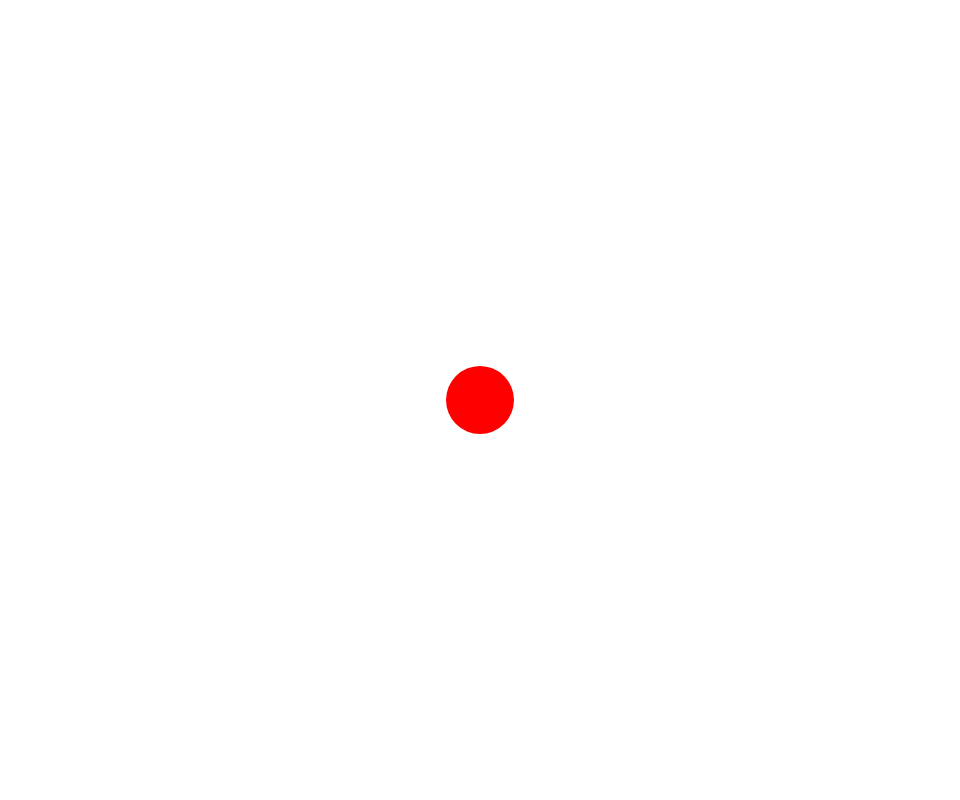
Frame 1 (no input)
Frame 60 (no input): identical to frame 1, image omitted
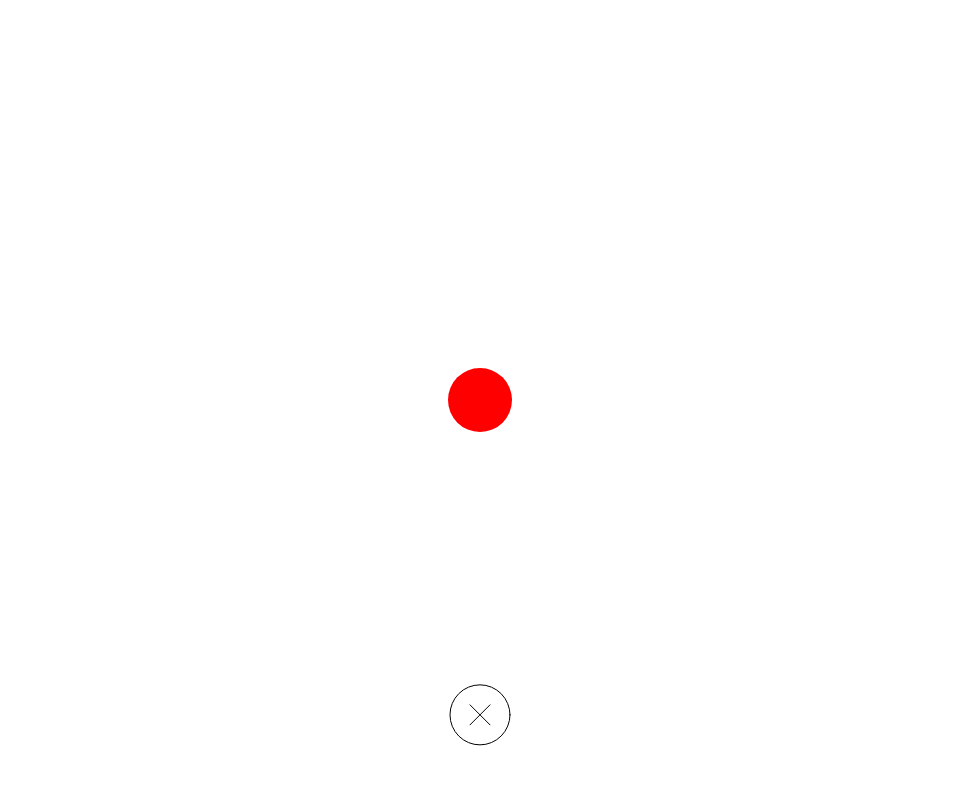
Frame 120 (the mouse pressed at the canvas centre since frame 60)

The p5.js sketch that drew these frames (run headless with seeded random() and noise() and a simulated clock; from frame 60 on, the mouse is pressed at the canvas centre):

// p5.js sketch
// ── sketch.js
var cnv, mousePos, bubble, remBubble, rad;

function vectorEquals(v1, v2) {
  return p5.Vector.sub(v2, v1).mag() < 0.001;
}

function centerCanvas() {
  cnv = createCanvas(0.8 * windowWidth, 0.8 * windowHeight);
  var x = (windowWidth - width) / 2;
  var y = (windowHeight - height) / 2;
  cnv.position(x, y);
}

function windowResized() {
  centerCanvas();
}

var last, remRad;

function setup() {
  centerCanvas();
  noStroke();
  ellipseMode(RADIUS);

  bubble = new Bubble(width / 2, height / 2, 0.5, 0.15, 50);

  mousePos = createVector(0, 0);
  rad = 34;

  remRad = {
    value: 30,
    drag: 0.5,
    strength: 0.15,
    target: 30
  };
}

var dragging = false;
var offset;

function mousePressed() {
  mousePos.set(mouseX, mouseY);
  offset = p5.Vector.sub(mousePos, bubble.pos);

  if (offset.mag() >= rad) return;

  last = millis();
  rad = 32;
  dragging = true;
}

function mouseReleased() {
  rad = 34;
  dragging = false;

  if (!remBubble) return;

  remBubble.setTarget(createVector(width / 2, height + 110));
  remBubble.onArrived = function() {
    if (remBubble.pos.y > height)
      remBubble = undefined;
  }
}

var remTargetBounds = {
  maxHorizontal: 30,
  maxVertical: 50
};

var inRem = false;

var radVel = 0;

function drawRemoveBubble() {
  var force = remRad.target - remRad.value;
  force *= remRad.strength;

  radVel *= remRad.drag;
  radVel += force;

  remRad.value += radVel;

  noFill();
  stroke(0);

  line(remBubble.pos.x - 10, remBubble.pos.y - 10, remBubble.pos.x + 10,
    remBubble.pos.y + 10);
  line(remBubble.pos.x - 10, remBubble.pos.y + 10, remBubble.pos.x + 10,
    remBubble.pos.y - 10);

  ellipse(remBubble.pos.x, remBubble.pos.y, remRad.value);

  noStroke();
}

function draw() {
  background(255);

  if (dragging) {
    if (!remBubble && millis() - last > 300) {
      remBubble = new Bubble(width / 2, height + 110, 0.7, 0.1, 10)
    }

    mousePos.set(mouseX, mouseY);
    bubble.setTarget(p5.Vector.sub(mousePos, offset));

    if (remBubble && !inRem) {
      var _x = width / 2;
      var targetX = map(mouseX, 0, width, _x - remTargetBounds.maxHorizontal,
        _x + remTargetBounds.maxHorizontal);

      var _y = height - 110;
      var targetY = map(constrain(mouseY, height / 2, height), 0, height,
        _y, _y + remTargetBounds.maxVertical);

      remBubble.setTarget(createVector(targetX, targetY));
    }
  }

  fill(255, 0, 0);
  ellipse(bubble.pos.x, bubble.pos.y, rad);

  if (remBubble) {
    fill(0, 255, 0);
    remBubble.move();

    if (remBubble) {
      if (p5.Vector.sub(mousePos, remBubble.pos).mag() < 100) {
        remRad.target = 40;
        inRem = true;

        bubble.drag = 0.6;
        bubble.strength = 0.15;
        bubble.setTarget(remBubble.pos);
      } else {
        remRad.target = 30;
        inRem = false;

        bubble.drag = 0.5;
        bubble.strength = 0.15;
      }

      drawRemoveBubble();
    }
  }

  bubble.move();
}

// ── bubble.js
class Bubble {
  constructor(x, y, drag, strength, maxVel = 1000) {
    this.pos = createVector(x, y);
    this.drag = drag;
    this.strength = strength;
    this.maxVel = maxVel;
    this.target = this.pos;
    this.vel = createVector(0, 0);
    this.force = createVector(0, 0);
    this.arrived = false;
  }

  onArrived() {}

  setTarget(target) {
    this.target = target;
    this.arrived = false;
  }

  move() {
    this.force = p5.Vector.sub(this.target, this.pos).mult(this.strength);
    this.vel = this.vel.mult(this.drag).add(this.force);

    this.vel.setMag(constrain(this.vel.mag(), 0, this.maxVel));

    this.pos = this.pos.add(this.vel);

    if (vectorEquals(this.pos, this.target) && vectorEquals(this.vel,
        createVector(0, 0)) && !this.arrived) {
      this.arrived = true;
      this.onArrived();
    }
  }
}
